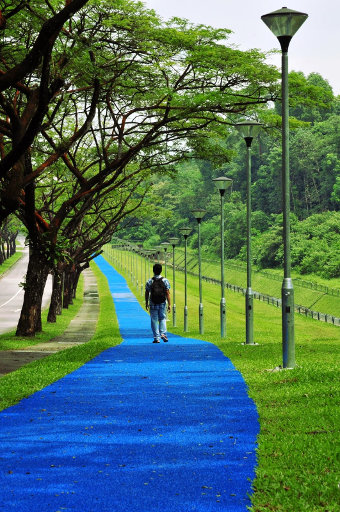
//> input picture lane.jpg, 340 x 512 px
$ ./color   (built with g++ and OpenCV 4)
//> lines starting //> are read from the running program, lines starting //| are printed output that depends on the picture; after the words box and inside, x2 and y2 are one past the last pixel; in counts of white or black regions, pixels touching at a corner belong together
//File: color.cpp
//Description: Selective Color Modification
//WebSite: http://cool-emerald.blogspot.com
//MIT License (https://opensource.org/licenses/MIT)
//Copyright (c) 2017 Yan Naing Aye

#include <stdio.h>
#include <opencv2/opencv.hpp>
using namespace cv;
int main(int argc, char** argv)
{
	Mat image;
	image = imread("C:/opencv/lane.jpg", 1);
//> image is the input picture: 512 rows x 340 cols, CV_8UC3; mean B, G, R 95.8, 111.9, 78.1
	if (!image.data) {
		printf("No image data \n");
		return -1;
	}
	namedWindow("Display Image", WINDOW_AUTOSIZE);
	imshow("Display Image", image);

	//Convert to hsv
	Mat hsv;
	cvtColor(image, hsv, COLOR_BGR2HSV);
//> hsv: 512 rows x 340 cols, CV_8UC3; mean H, S, V 62.9, 156, 138.8

	//select pixels
	//the range of H channel is 0-179.
	//blue at 240 deg corresponds to 120 in H channel
	Mat bw;
	inRange(hsv, Scalar(80, 0, 0), Scalar(140, 255,255), bw);
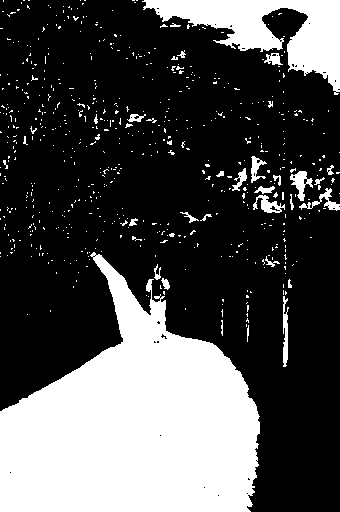
//> bw: 512 rows x 340 cols, CV_8UC1; 30.4% white; 609 white regions (574 under 20 px), largest, box (x1, y1, x2, y2) and area: (0, 252, 260, 512) 40968, (142, 0, 340, 95) 7580, (290, 171, 313, 201) 312
	namedWindow("Mask", WINDOW_AUTOSIZE);
	imshow("Mask", bw);

	//Manipulate pixels
	for (int i = 0; i < image.rows; i++)
		for (int j = 0; j < image.cols; j++)
			if (bw.at<uchar>(i, j) > 128)
				hsv.at<Vec3b>(i, j)[0] = (hsv.at<Vec3b>(i, j)[0] + 120) % 180;
//> hsv: 512 rows x 340 cols, CV_8UC3; mean H, S, V 44.7, 156, 138.8

	//Convert to bgr
	Mat im2;
	cvtColor(hsv, im2, COLOR_HSV2BGR);
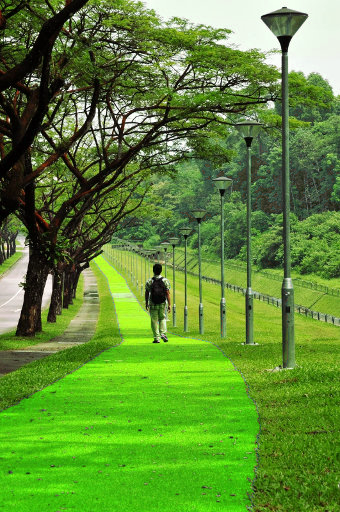
//> im2: 512 rows x 340 cols, CV_8UC3; mean B, G, R 52.9, 138, 94

	namedWindow("Modified Image", WINDOW_AUTOSIZE);
	imshow("Modified Image", im2);

	waitKey(0);
	return 0;
}
